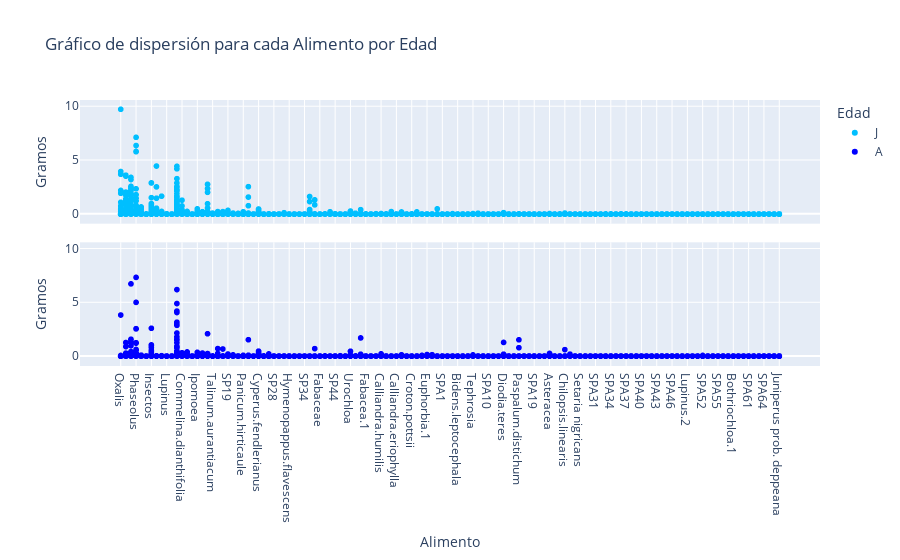

Notebook code for this chart:
### Markdown cell above
#### ¿Existe una relación entre la edad y el patrón de consumo de las distintas opciones de alimento?

### Code cell
# Crear dataframe temporal con las variables a graficar en la columna "Alimento" y sus respectivos Pesos y Edad en otras columnas
df_temp = pd.melt(df, id_vars=['edad'], value_vars=DEPENDENT_VARS, var_name='Alimento', value_name='Peso')

# Crear sub-gráficos de dispersión para cada alimento y edad
fig = px.scatter(df_temp, x='Alimento', y='Peso', color='edad', color_discrete_map={'J': 'deepskyblue', 'A': 'blue'},
                 facet_col='edad', facet_col_wrap=1,  # Cambia el valor de facet_col_wrap según el número deseado de columnas
                 labels={'Alimento': 'Alimento', 'Peso': 'Gramos', 'edad': 'Edad'},
                 title='Gráfico de dispersión para cada Alimento por Edad')

# Eliminar subtitulos redundantes
fig.for_each_annotation(lambda a: a.update(text=''))

# Lineas en lugar de puntos
#fig.update_traces(mode='lines+markers')

# Desplegar figura
fig.show()

### Figure 1 — Plotly figure (JSON) as saved in the notebook; plotly's stock layout.template omitted (floating-point values rounded to 4 significant figures; data arrays with more than 128 entries replaced by an {"elided": "..."} marker saying what was removed)
{"data": [{"hovertemplate": "Edad=J<br>Alimento=%{x}<br>Gramos=%{y}<extra></extra>", "legendgroup": "J", "marker": {"color": "deepskyblue", "symbol": "circle"}, "mode": "markers", "name": "J", "showlegend": true, "type": "scattergl", "x": {"elided": "17290 str values"}, "xaxis": "x2", "y": {"elided": "17290 float values"}, "yaxis": "y2"}, {"hovertemplate": "Edad=A<br>Alimento=%{x}<br>Gramos=%{y}<extra></extra>", "legendgroup": "A", "marker": {"color": "blue", "symbol": "circle"}, "mode": "markers", "name": "A", "showlegend": true, "type": "scattergl", "x": {"elided": "7150 str values"}, "xaxis": "x", "y": {"elided": "7150 float values"}, "yaxis": "y"}], "layout": {"annotations": [{"font": {}, "showarrow": false, "text": "", "x": 0.5, "xanchor": "center", "xref": "paper", "y": 0.465, "yanchor": "bottom", "yref": "paper"}, {"font": {}, "showarrow": false, "text": "", "x": 0.5, "xanchor": "center", "xref": "paper", "y": 1.0, "yanchor": "bottom", "yref": "paper"}], "legend": {"title": {"text": "Edad"}, "tracegroupgap": 0}, "title": {"text": "Gráfico de dispersión para cada Alimento por Edad"}, "xaxis": {"anchor": "y", "domain": [0, 1], "title": {"text": "Alimento"}}, "xaxis2": {"anchor": "y2", "domain": [0, 1], "matches": "x", "showticklabels": false}, "yaxis": {"anchor": "x", "domain": [0, 0.465], "title": {"text": "Gramos"}}, "yaxis2": {"anchor": "x2", "domain": [0.535, 1.0], "matches": "y", "title": {"text": "Gramos"}}}}
